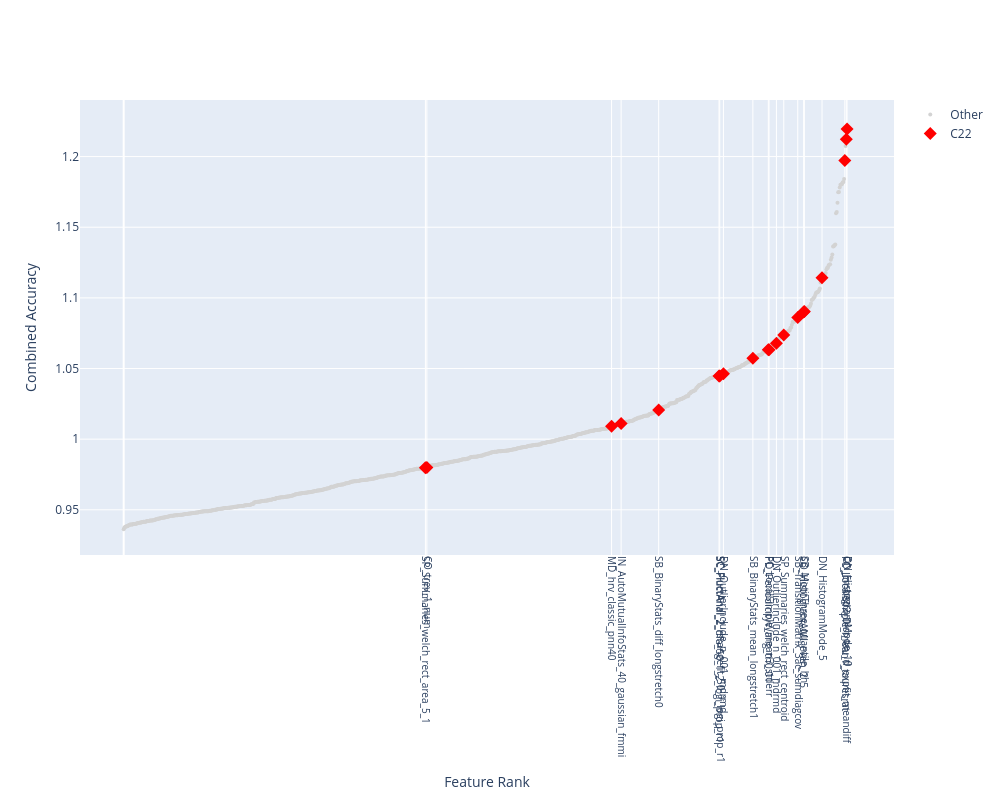

Notebook code for this chart:
### Code cell
import plotly.graph_objects as go

sorted_scores = perf_scores_norm_comb.sort_values().reset_index()
sorted_scores.columns = ['feature', 'score']
sorted_scores['is_C22'] = sorted_scores['feature'].isin(fs.CATCH22)

other = sorted_scores[~sorted_scores['is_C22']]
c22 = sorted_scores[sorted_scores['is_C22']]

fig = go.Figure()
fig.add_trace(go.Scatter(
    x=other.index, y=other['score'], mode='markers',
    marker=dict(size=4, color='lightgrey'),
    text=other['feature'], hoverinfo='text+y', name='Other'
))
fig.add_trace(go.Scatter(
    x=c22.index, y=c22['score'], mode='markers',
    marker=dict(size=10, color='red', symbol='diamond'),
    text=c22['feature'], hoverinfo='text+y', name='C22'
))

fig.update_layout(
    width=1000, height=800,
    xaxis=dict(
        title='Feature Rank',
        tickvals=c22.index.tolist(),
        ticktext=c22['feature'].tolist(),
        tickangle=90,
        tickfont=dict(size=10),
    ),
    yaxis_title='Combined Accuracy',
    hovermode='closest',
)
fig.show()

### Figure 1 — Plotly figure (JSON) as saved in the notebook; plotly's stock layout.template omitted (floating-point values rounded to 4 significant figures; data arrays with more than 128 entries replaced by an {"elided": "..."} marker saying what was removed)
{"data": [{"hoverinfo": "text+y", "marker": {"color": "lightgrey", "size": 4}, "mode": "markers", "name": "Other", "text": {"elided": "964 str values"}, "type": "scatter", "x": {"elided": "964 int values"}, "y": {"elided": "964 float values"}}, {"hoverinfo": "text+y", "marker": {"color": "red", "size": 10, "symbol": "diamond"}, "mode": "markers", "name": "C22", "text": ["SP_Summaries_welch_rect_area_5_1", "CO_trev_1_num", "MD_hrv_classic_pnn40", "IN_AutoMutualInfoStats_40_gaussian_fmmi", "SB_BinaryStats_diff_longstretch0", "SC_FluctAnal_2_dfa_50_1_2_logi_prop_r1", "SC_FluctAnal_2_rsrangefit_50_1_logi_prop_r1", "DN_OutlierInclude_p_001_mdrmd", "SB_BinaryStats_mean_longstretch1", "PD_PeriodicityWang_th0.01", "FC_LocalSimple_mean3_stderr", "DN_OutlierInclude_n_001_mdrmd", "SP_Summaries_welch_rect_centroid", "SB_TransitionMatrix_3ac_sumdiagcov", "CO_HistogramAMI_even_2_5", "SB_MotifThree_quantile_hh", "DN_HistogramMode_5", "FC_LocalSimple_mean1_tauresrat", "CO_Embed2_Dist_tau_d_expfit_meandiff", "DN_HistogramMode_10"], "type": "scatter", "x": [410, 412, 663, 676, 727, 809, 810, 815, 855, 876, 877, 887, 897, 916, 924, 925, 949, 980, 982, 983], "y": [0.9798, 0.98, 1.009, 1.011, 1.021, 1.045, 1.045, 1.046, 1.057, 1.063, 1.063, 1.068, 1.074, 1.086, 1.09, 1.09, 1.114, 1.197, 1.212, 1.22]}], "layout": {"height": 800, "hovermode": "closest", "width": 1000, "xaxis": {"tickangle": 90, "tickfont": {"size": 10}, "ticktext": ["SP_Summaries_welch_rect_area_5_1", "CO_trev_1_num", "MD_hrv_classic_pnn40", "IN_AutoMutualInfoStats_40_gaussian_fmmi", "SB_BinaryStats_diff_longstretch0", "SC_FluctAnal_2_dfa_50_1_2_logi_prop_r1", "SC_FluctAnal_2_rsrangefit_50_1_logi_prop_r1", "DN_OutlierInclude_p_001_mdrmd", "SB_BinaryStats_mean_longstretch1", "PD_PeriodicityWang_th0.01", "FC_LocalSimple_mean3_stderr", "DN_OutlierInclude_n_001_mdrmd", "SP_Summaries_welch_rect_centroid", "SB_TransitionMatrix_3ac_sumdiagcov", "CO_HistogramAMI_even_2_5", "SB_MotifThree_quantile_hh", "DN_HistogramMode_5", "FC_LocalSimple_mean1_tauresrat", "CO_Embed2_Dist_tau_d_expfit_meandiff", "DN_HistogramMode_10"], "tickvals": [410, 412, 663, 676, 727, 809, 810, 815, 855, 876, 877, 887, 897, 916, 924, 925, 949, 980, 982, 983], "title": {"text": "Feature Rank"}}, "yaxis": {"title": {"text": "Combined Accuracy"}}}}
